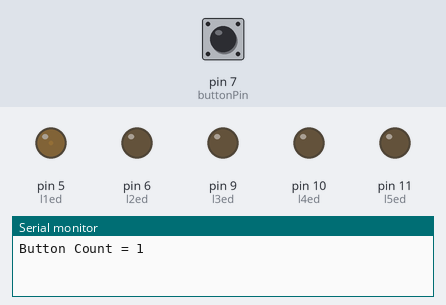
Recording of a sketch running on a simulated Arduino Uno, built with avr-gcc and run on an emulated ATmega328P. On the bench: output pins drawn as LEDs (lit = HIGH), the last lines printed to the serial monitor. The test bench sets the inputs (shaded band); at power-on: pin 7 (buttonPin) LOW.

Above: at 0.36 s.
1.3 s: pin 7 (buttonPin) pulled HIGH for 0.15 s
At 3.58 s:
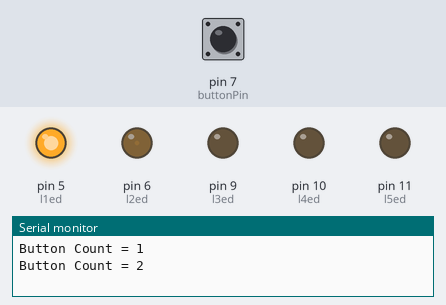
4.4 s: pin 7 (buttonPin) pulled HIGH for 1 s
At 4.6 s:
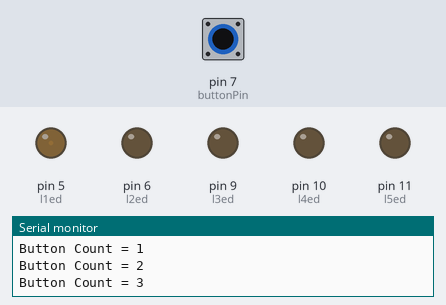
8.4 s: pin 7 (buttonPin) pulled HIGH for 0.15 s
At 11.21 s:
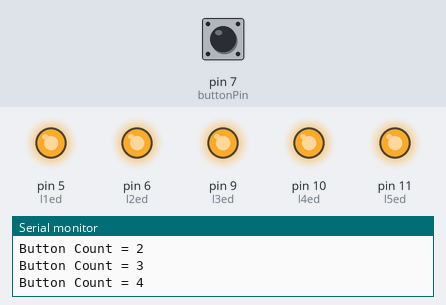
11.4 s: pin 7 (buttonPin) pulled HIGH for 3.2 s
16.1 s: pin 7 (buttonPin) pulled HIGH for 0.15 s
At 18.38 s:
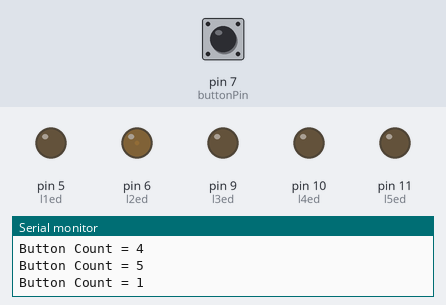
19.2 s: pin 7 (buttonPin) pulled HIGH for 1 s
At 23.57 s:
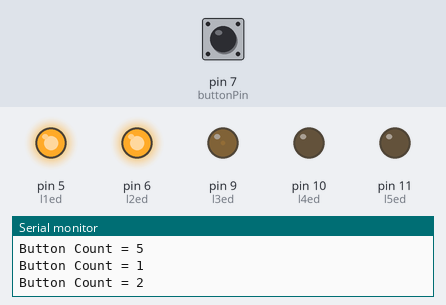
Timing chart, 0 to 26.5 s (numbered marks = the images above; inputs shaded):
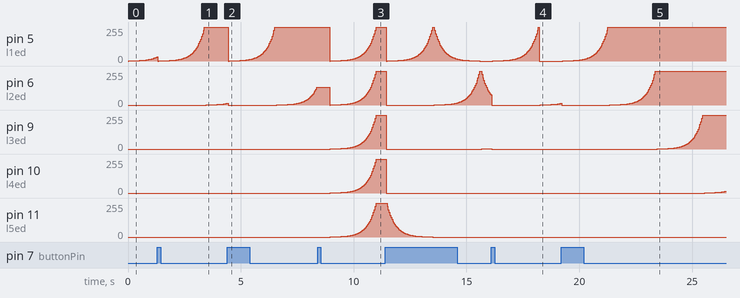

The sketch:

pete.ino
```cpp
/*
A sketch to control a 5 sets of LEDs depending on the number of button pushes.
 */

// 2015-03-24 :: Added look-up table to linearise the LED intensity.
//               Fixed overflow condition for the delay functions
//               Added method to turn-off all LEDs when moving between buttons

// start global declarations
#define ONE   1
#define TWO   2
#define THREE 3
#define FOUR  4
#define FIVE  5

#define NLEDS 5 // Number of LEDs to control
#define DEBOUNCE_DELAY 20
#define MIN_DELAY 30
#define NO_DELAY 0
#define ONE_SECOND_DELAY 1000
#define HALF_SECOND_DELAY 500
// These two values define the active state of the switch input.
// Use 'false' for pull low switch, 'true' for pull high switch
#define SWITCH_ACTIVE_STATE false
// Use 'true' for pull low switch, 'false' for pull high switch
#define SWITCH_INACTIVE_STATE true
boolean pushedSwitch = SWITCH_INACTIVE_STATE;
const int buttonPin = 7;
const int l1ed = 5;
const int l2ed = 6;
const int l3ed = 9;       // the pin that the LED is attached to
const int l4ed = 10;
const int l5ed = 11;
const int maxBrightness = 255;
const int minBrightness = 0;
const int fadeAmount = 5;    // how many points to fade the LED by
// Look-up table to linearise the bright against PWM
static unsigned char exp_map[256]={
  0,1,1,1,1,1,1,1,1,1,1,1,1,1,1,1,1,1,1,1,1,1,1,1,1,1,
  1,1,1,1,1,1,2,2,2,2,2,2,2,2,2,2,2,2,2,2,2,2,2,2,2,3,
  3,3,3,3,3,3,3,3,3,3,3,3,4,4,4,4,4,4,4,4,4,4,4,5,5,5,
  5,5,5,5,5,6,6,6,6,6,6,6,7,7,7,7,7,7,8,8,8,8,8,8,9,9,
  9,9,10,10,10,10,10,11,11,11,11,12,12,12,13,13,13,13,
  14,14,14,15,15,15,16,16,16,17,17,18,18,18,19,19,20,
  20,20,21,21,22,22,23,23,24,24,25,26,26,27,27,28,29,
  29,30,31,31,32,33,33,34,35,36,36,37,38,39,40,41,42,
  42,43,44,45,46,47,48,50,51,52,53,54,55,57,58,59,60,
  62,63,64,66,67,69,70,72,74,75,77,79,80,82,84,86,88,
  90,91,94,96,98,100,102,104,107,109,111,114,116,119,
  122,124,127,130,133,136,139,142,145,148,151,155,158,
  161,165,169,172,176,180,184,188,192,196,201,205,210,
  214,219,224,229,234,239,244,250,255
};

volatile int buttonCount = 1; // Made a volatile to ensure latest version always used.
int downLed = 0;
int ledNumber = 0;
int myled[NLEDS]={l1ed,l2ed,l3ed,l4ed,l5ed}; // define array for the led pins

// the setup routine runs once when you press reset:
void setup()  {
  pinMode(l1ed, OUTPUT);
  pinMode(l2ed, OUTPUT);
  pinMode(l3ed, OUTPUT);
  pinMode(l4ed, OUTPUT);
  pinMode(l5ed, OUTPUT);
  pinMode(buttonPin, INPUT);
  Serial.begin(9600);
}

// the loop routine runs over and over again forever:
void loop()  { // start of main loop
 int longDelay = 0;
 int currentButton = buttonCount;
  if (buttonCount == ONE) // fade up each colour then switch it off
  { // if button count = 1
    currentButton = buttonCount;
    Serial.println("Button Count = 1");       // prints a label
//  Serial.print("\t"); // prints a tab
    for (int ledCount = 0 ; (ledCount < NLEDS) && (buttonCount == currentButton); ledCount+=1)
    { // start of ledCount
      // NOTE:: The 'for' loop termination is now dependent on buttonCount not changing during the count.
      for(int ledbright = minBrightness ; (ledbright <= maxBrightness) && (buttonCount == currentButton); ledbright+=fadeAmount) // fade in (from min to max)
      { // start of fadeup
        ledNumber = myled[ledCount];
        analogWrite(ledNumber, exp_map[ledbright]);           // sets the value (range from 0 to 255)
        delayCode(MIN_DELAY);                            // waits for 30 milli seconds to see the dimming effect
        //delay(MIN_DELAY);
      } // end fade up
      analogWrite(ledNumber, 0); // switch off led colour
    } // end of ledCount
    if(buttonCount != currentButton){
      analogWrite(l1ed, 0);
      analogWrite(l2ed, 0);
      analogWrite(l3ed, 0);
      analogWrite(l4ed, 0);
      analogWrite(l5ed, 0);
    }
  } // end of button count = 1

  else if (buttonCount == TWO) // fade up leds one by one then switch them all off
  { // if button count = 2
    currentButton = buttonCount;
    Serial.println("Button Count = 2");       // prints a label
    for (int ledCount = 0 ; (ledCount < NLEDS) && (buttonCount == currentButton); ledCount+=1)
    { // start of ledCount
      for(int ledbright = minBrightness ; (ledbright <= maxBrightness) && (buttonCount == currentButton); ledbright+=fadeAmount) // fade in (from min to max)
      { // start of fadeup
        analogWrite(myled[ledCount], exp_map[ledbright]);           // sets the value (range from 0 to 255)
        delayCode(MIN_DELAY);                            // waits for 30 milli seconds to see the dimming effect
      } // end fade up
    } // end of ledCount
    longDelay = (buttonCount == 4) ? HALF_SECOND_DELAY : NO_DELAY;
    delayCode(longDelay);
    for (int ledCount = 0 ; (ledCount < NLEDS) && (buttonCount == currentButton); ledCount+=1)
    { // start of led count
      analogWrite(myled[ledCount], 0);
    } // end of ledCount
    if(buttonCount != currentButton){
      analogWrite(l1ed, 0);
      analogWrite(l2ed, 0);
      analogWrite(l3ed, 0);
      analogWrite(l4ed, 0);
      analogWrite(l5ed, 0);
    }
  } // end of button count = 2

  else if (buttonCount == THREE) // leds fade up one by one then fade down one by one.
  {
    currentButton = buttonCount;
    Serial.println("Button Count = 3");       // prints a label
    for (int ledCount = 0 ; (ledCount < NLEDS) && (buttonCount == currentButton); ledCount+=1)
    { // start of ledCount
      for(int ledbright = minBrightness ; (ledbright <= maxBrightness) && (buttonCount == currentButton); ledbright+=fadeAmount) // fade in (from min to max)
      { // start of fadeup
        analogWrite(myled[ledCount], exp_map[ledbright]);           // sets the value (range from 0 to 255)
        delayCode(MIN_DELAY);                            // waits for 30 milli seconds to see the dimming effect
      } // end fade up
    } // end of ledCount
    // Look at the value of buttonCount, if it has changed then skip the delay and move on.
    longDelay = (buttonCount == FOUR) ? HALF_SECOND_DELAY : NO_DELAY;
    delayCode(longDelay);
    for (int ledCount = minBrightness ; (ledCount < NLEDS) && (buttonCount == currentButton); ledCount+=1)
    { // start of led count
      for(int ledbright = maxBrightness ; (ledbright >= 0) && (buttonCount == currentButton); ledbright-=fadeAmount) // fade in (from min to max)
      { // start of fade down
        analogWrite(myled[ledCount], exp_map[ledbright]);           // sets the value (range from 0 to 255)
        delayCode(MIN_DELAY);                            // waits for 30 milli seconds to see the dimming effect
      } // end fade down
    } // end of ledCount
    if(buttonCount != currentButton){
      analogWrite(l1ed, 0);
      analogWrite(l2ed, 0);
      analogWrite(l3ed, 0);
      analogWrite(l4ed, 0);
      analogWrite(l5ed, 0);
    }
 } // end of button count = 3

  else if (buttonCount == FOUR) // all LEDs fade up then down together
  { // if button count = 4
    currentButton = buttonCount;
    Serial.println("Button Count = 4");       // prints a label
    for(int ledbright = minBrightness ; (ledbright <= maxBrightness) && (buttonCount == currentButton); ledbright+=fadeAmount) // fade in (from min to max)
    {
      analogWrite(l1ed, exp_map[ledbright]); // sets the value (range from 0 to 255)
      analogWrite(l2ed, exp_map[ledbright]); // sets the value (range from 0 to 255)
      analogWrite(l3ed, exp_map[ledbright]); // sets the value (range from 0 to 255)
      analogWrite(l4ed, exp_map[ledbright]); // sets the value (range from 0 to 255)
      analogWrite(l5ed, exp_map[ledbright]); // sets the value (range from 0 to 255)
      delayCode(MIN_DELAY);
    } // end of fade up for all colours
    longDelay = (buttonCount == 4) ? ONE_SECOND_DELAY : NO_DELAY;
    delayCode(longDelay);
    for(int ledbright = maxBrightness ; (ledbright >= minBrightness) && (buttonCount == currentButton); ledbright-=fadeAmount) // fade in (from min to max)
    { // start of fade down
      analogWrite(l1ed, exp_map[ledbright]); // sets the value (range from 0 to 255)
      analogWrite(l2ed, exp_map[ledbright]); // sets the value (range from 0 to 255)
      analogWrite(l3ed, exp_map[ledbright]); // sets the value (range from 0 to 255)
      analogWrite(l4ed, exp_map[ledbright]); // sets the value (range from 0 to 255)
      analogWrite(l5ed, exp_map[ledbright]); // sets the value (range from 0 to 255)
      delayCode(MIN_DELAY);     // <-- Call a function
    } // end fade down
    longDelay = (buttonCount == 4) ? ONE_SECOND_DELAY : NO_DELAY;
    delayCode(longDelay); // <-- Call a function
    if(buttonCount != currentButton){
      analogWrite(l1ed, 0);
      analogWrite(l2ed, 0);
      analogWrite(l3ed, 0);
      analogWrite(l4ed, 0);
      analogWrite(l5ed, 0);
    }
  } // end of button count = 4

  else if (buttonCount == 5) // rolling fade up and down
  { // if button count = 5
    currentButton = buttonCount;
    Serial.println("Button Count = 5");       // prints a label
    analogWrite(myled[4], 255);
    for (int ledCount = minBrightness ; (ledCount < NLEDS) && (buttonCount == currentButton); ledCount+=1)
    { // start of ledCount
      for (int brightness = minBrightness ; (brightness <=maxBrightness) && (buttonCount == currentButton); brightness+=fadeAmount)
      {
        downLed = (ledCount + 4) % 5;
        analogWrite(myled[ledCount], exp_map[brightness]); // sets the value (range from 0 to 255)
        analogWrite(myled[downLed], exp_map[255 - brightness]); // sets the value (range from 0 to 255)
        delayCode(MIN_DELAY); // waits for 30 milli seconds to see the dimming effect
      } // end of for next loop
    } // end of ledCount
    if(buttonCount != currentButton){
      analogWrite(l1ed, 0);
      analogWrite(l2ed, 0);
      analogWrite(l3ed, 0);
      analogWrite(l4ed, 0);
      analogWrite(l5ed, 0);
    }
 } // end of button count = 5

}// end main loop


void delayCode( unsigned long int delay_time ) {
  unsigned long int delay_end = 0;
  boolean inputSwitch = true;
  // Calculate the exit value of for the delay.
  // CAUTION: millis() rolls over after ~50 days, the routine doesn't take this possibility into account!
  delay_end = millis() + delay_time;
  // Get the entry value of the button press count.
  int entryButtonCount = buttonCount;
  do {
        // Read the state of the switch
        inputSwitch = debounce(buttonPin);

        // We are going to edge detect the switch, i.e. look for it to be '0'
        // then look for it to be a '1'. Use pushedSwitch to retain the state
        // for each time this routine is entered.
        // (It is a global atm, but could be made a static within the function
        //  which is preferable in real applications)
        // Check the stat of the switch has transitioned:
        if( (inputSwitch == SWITCH_ACTIVE_STATE) && (pushedSwitch == SWITCH_INACTIVE_STATE) ) { //It's been pressed
          // Update the global, this will remember the state of the switch
          pushedSwitch = SWITCH_ACTIVE_STATE;
        } else if ( (inputSwitch == SWITCH_INACTIVE_STATE) && (pushedSwitch == SWITCH_ACTIVE_STATE) ) { // It's released
          // increment button count on release of switch
          if (buttonCount == 5){
            buttonCount = 1;
          } else {
            buttonCount++;
          }
          // set the pushed switched global to inactive
          pushedSwitch = SWITCH_INACTIVE_STATE;
        }
  // Exit the loop when delay is exceeded or buttonCount has changed.
  } while ( (millis() < delay_end) && (entryButtonCount == buttonCount) );
}

boolean debounce(int pin)
{
  boolean state;
  boolean previousState;

  previousState = digitalRead(pin);          // store switch state
  for(int counter=0; counter < DEBOUNCE_DELAY; counter++)
  {
      delay(1);                  // wait for 1 millisecond
      state = digitalRead(pin);  // read the pin
      if( state != previousState)
      {
         counter = 0; // reset the counter if the state changes
         previousState = state;  // and save the current state
      }
  }
  // here when the switch state has been stable longer than the de-bounce period
  return state;
}
```

Measured:
- after the input at 1.3 s, pin 9 (l3ed): stays 0/255 (without the input it goes to 1/255 after 2.9 s)
- after the input at 4.4 s, pin 9 (l3ed): stays 0/255 (without the input it goes to 1/255 after 1.2 s); pin 10 (l4ed): stays 0/255 (without the input it goes to 1/255 after 3.3 s)
- after the input at 8.4 s, pin 11 (l5ed): moves from 0/255 to 255/255 over 2.0 s, starting after 0.57 s
- after the input at 16.1 s, pin 5 (l1ed): rises from 0/255 to 255/255 in 2.0 s, then falls to 0/255 in 0.04 s; pin 10 (l4ed): stops changing and stays 0/255
- after the input at 19.2 s, pin 5 (l1ed): moves from 0/255 to 255/255 over 2.0 s, starting after 0.06 s; pin 11 (l5ed): stays 0/255 (without the input it goes to 1/255 after 5.4 s)
